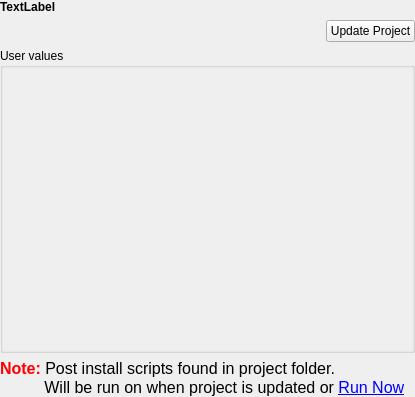
<?xml version="1.0" encoding="UTF-8"?>
<ui version="4.0">
 <class>ProjectWidget</class>
 <widget class="QWidget" name="ProjectWidget">
  <property name="geometry">
   <rect>
    <x>0</x>
    <y>0</y>
    <width>415</width>
    <height>397</height>
   </rect>
  </property>
  <property name="windowTitle">
   <string>Form</string>
  </property>
  <layout class="QVBoxLayout" name="verticalLayout">
   <property name="margin">
    <number>0</number>
   </property>
   <item>
    <widget class="QLabel" name="projectlabel">
     <property name="font">
      <font>
       <weight>75</weight>
       <bold>true</bold>
      </font>
     </property>
     <property name="text">
      <string>TextLabel</string>
     </property>
    </widget>
   </item>
   <item>
    <layout class="QHBoxLayout" name="horizontalLayout">
     <item>
      <spacer name="horizontalSpacer">
       <property name="orientation">
        <enum>Qt::Horizontal</enum>
       </property>
       <property name="sizeHint" stdset="0">
        <size>
         <width>40</width>
         <height>20</height>
        </size>
       </property>
      </spacer>
     </item>
     <item>
      <widget class="QPushButton" name="pushButton">
       <property name="text">
        <string>Update Project</string>
       </property>
      </widget>
     </item>
    </layout>
   </item>
   <item>
    <widget class="QGroupBox" name="groupBox">
     <property name="title">
      <string>User values</string>
     </property>
     <layout class="QVBoxLayout" name="verticalLayout_2">
      <property name="margin">
       <number>0</number>
      </property>
      <item>
       <widget class="QScrollArea" name="scrollarea">
        <property name="frameShape">
         <enum>QFrame::NoFrame</enum>
        </property>
        <property name="widgetResizable">
         <bool>true</bool>
        </property>
        <widget class="QWidget" name="scrollAreaWidgetContents">
         <property name="geometry">
          <rect>
           <x>0</x>
           <y>0</y>
           <width>413</width>
           <height>288</height>
          </rect>
         </property>
         <layout class="QFormLayout" name="formLayout">
          <property name="fieldGrowthPolicy">
           <enum>QFormLayout::AllNonFixedFieldsGrow</enum>
          </property>
         </layout>
        </widget>
       </widget>
      </item>
     </layout>
    </widget>
   </item>
   <item>
    <widget class="QLabel" name="postinstalllabel">
     <property name="text">
      <string>&lt;!DOCTYPE HTML PUBLIC &quot;-//W3C//DTD HTML 4.0//EN&quot; &quot;http://www.w3.org/TR/REC-html40/strict.dtd&quot;&gt;
&lt;html&gt;&lt;head&gt;&lt;meta name=&quot;qrichtext&quot; content=&quot;1&quot; /&gt;&lt;style type=&quot;text/css&quot;&gt;
p, li { white-space: pre-wrap; }
&lt;/style&gt;&lt;/head&gt;&lt;body style=&quot; font-family:'MS Shell Dlg 2'; font-size:8.25pt; font-weight:400; font-style:normal;&quot;&gt;
&lt;p style=&quot; margin-top:0px; margin-bottom:0px; margin-left:0px; margin-right:0px; -qt-block-indent:0; text-indent:0px;&quot;&gt;&lt;span style=&quot; font-size:12pt; font-weight:600; color:#ff0004;&quot;&gt;Note: &lt;/span&gt;&lt;span style=&quot; font-size:12pt; color:#000000;&quot;&gt;Post install scripts found in project folder.  &lt;/span&gt;&lt;/p&gt;
&lt;p style=&quot; margin-top:0px; margin-bottom:0px; margin-left:0px; margin-right:0px; -qt-block-indent:0; text-indent:0px;&quot;&gt;&lt;span style=&quot; font-size:12pt; color:#000000;&quot;&gt;          Will be run on when project is updated or &lt;/span&gt;&lt;a href=&quot;runnow&quot;&gt;&lt;span style=&quot; font-size:12pt; text-decoration: underline; color:#0000ff;&quot;&gt;Run Now&lt;/span&gt;&lt;/a&gt;&lt;/p&gt;&lt;/body&gt;&lt;/html&gt;</string>
     </property>
     <property name="openExternalLinks">
      <bool>false</bool>
     </property>
    </widget>
   </item>
  </layout>
 </widget>
 <resources/>
 <connections>
  <connection>
   <sender>pushButton</sender>
   <signal>pressed()</signal>
   <receiver>ProjectWidget</receiver>
   <slot>save()</slot>
   <hints>
    <hint type="sourcelabel">
     <x>367</x>
     <y>30</y>
    </hint>
    <hint type="destinationlabel">
     <x>399</x>
     <y>8</y>
    </hint>
   </hints>
  </connection>
  <connection>
   <sender>postinstalllabel</sender>
   <signal>linkActivated(QString)</signal>
   <receiver>ProjectWidget</receiver>
   <slot>runinstallscripts()</slot>
   <hints>
    <hint type="sourcelabel">
     <x>216</x>
     <y>363</y>
    </hint>
    <hint type="destinationlabel">
     <x>416</x>
     <y>296</y>
    </hint>
   </hints>
  </connection>
 </connections>
 <slots>
  <slot>save()</slot>
  <slot>runinstallscripts()</slot>
 </slots>
</ui>
